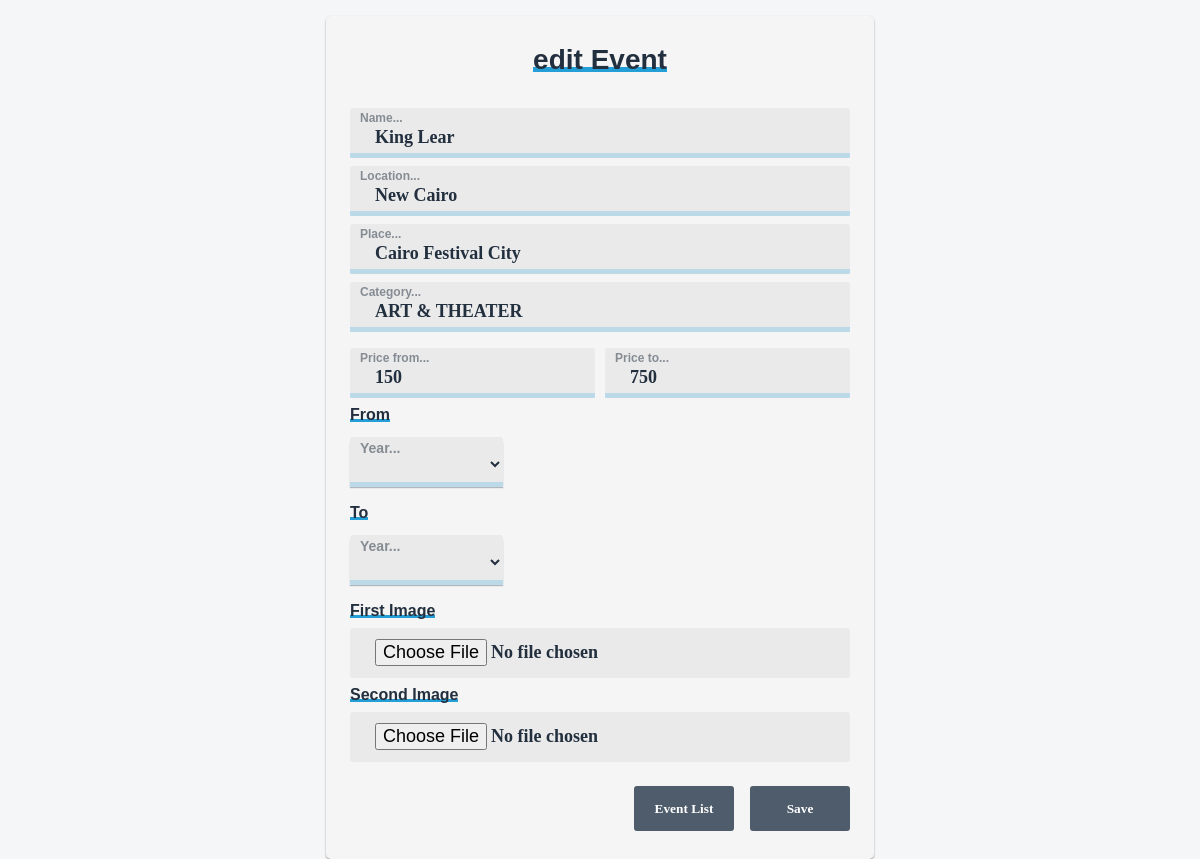
/backend/edit-event.php?id=4 (signed in), run on the app's committed database.
### tables this page shows
CREATE TABLE `events` (
  `id` int(50) NOT NULL,
  `ename` varchar(100) NOT NULL,
  `elocation` varchar(50) NOT NULL,
  `eplace` varchar(50) NOT NULL,
  `ecategory` varchar(20) NOT NULL,
  `pfrom` smallint(6) NOT NULL,
  `pto` smallint(6) NOT NULL,
  `dfrom` varchar(50) NOT NULL,
  `dto` varchar(50) NOT NULL,
  `img` varchar(100) NOT NULL,
  `imgs` varchar(100) NOT NULL
);

### backend/function/events.php (called while the page is built, shortened)
<?php
function get_event_by_id($id){
    GLOBAL $conn;
    $q = "SELECT * FROM events WHERE id = '$id'";
    $query = mysqli_query($conn, $q);
    $result = mysqli_fetch_assoc($query);
    return $result;
}
?>

### backend/edit-event.php (the view, shortened to what this page needs)
<?php
if(!isset($_GET['id'])){
    header("Location: index.php");
} elseif(isset($_GET['id'])){
    $events = get_event_by_id($_GET['id']);
}
?>
<!doctype html>
<html lang="en">
<head>
    <link rel="stylesheet" href="css/style.css">
</head>
<body>
    <form class="edit-form" action="edit-event.php" method="POST" enctype="multipart/form-data">
        <h2>edit Event</h2>
        <div class="input-field">
            <input type="text" name="name" required autocomplete="off" value="<?php echo $events['ename'] ?>">
            <label for="name">Name...</label>
            <span></span>
        </div>
        <div class="input-field">
            <input type="text" name="location" required autocomplete="off" value="<?php echo $events['elocation'] ?>">
            <label for="location">Location...</label>
            <span></span>
        </div>
        <div class="input-field">
            <input type="text" name="place" required autocomplete="off" value="<?php echo $events['eplace'] ?>">
            <label for="place">Place...</label>
            <span></span>
        </div>
        <div class="input-field">
            <input type="text" name="category" required autocomplete="off" value="<?php echo $events['ecategory'] ?>">
            <label for="category">Category...</label>
            <span></span>
        </div>
        <div class="input-field price-field">
            <input type="text" name="fprice" required autocomplete="off" value="<?php echo $events['pfrom'] ?>">
            <label for="fprice">Price from...</label>
            <span></span>
        </div>
        <div class="input-field price-field">
            <input type="text" name="tprice" required autocomplete="off" value="<?php echo $events['pto'] ?>">
            <label for="tprice">Price to...</label>
            <span></span>
        </div>
        <div class="fselect">
            <h4>From </h4>
            <div class="input-field select">
                <select name="fyear" id="fyear" class="date" onchange="showHideMonthF()">
                    <option value="0"></option>
                </select>
                <label>Year...</label>
                <span></span>
            </div>
        </div>
        <div class="sselect">
            <h4>To</h4>
            <div class="input-field select">
                <select name="tyear" id="tyear" class="date" onchange="showHideMonthT()">
                    <option value="0"></option>
                </select>
                <label>Year...</label>
                <span></span>
            </div>
        </div>
        <h4>First Image</h4>
        <div class="input-field upload">
            <input type="file" name="image" class="image">
        </div>
        <h4>Second Image</h4>
        <div class="input-field upload">
            <input type="file" name="images" class="image">
        </div>
        <button type="submit" name="add">Save</button>
        <a href="index.php"><button type="button" name="button">Event List</button></a>
    </form>
</body>
</html>

### backend/css/style.css (style rules this page uses)
body { margin: 0; padding: 0; background: #f4f6f7; }
form { width: 500px; margin: 1rem auto; background-color: #f5f5f5; padding: 1% 2%; box-shadow: 0 1px 2px rgb(153, 153, 153); border-radius: 5px; }
h2 { margin: 1rem auto 2rem; width: fit-content; font-family: helvetica; position: relative; z-index: 1; color: #222f3e; font-size: 28px; }
h2::before { content: ''; background: #1e9cd6f8; position: absolute; bottom: 4px; width: 100%; height: 5px; transform: scaley(1); z-index: -1; }
.input-field { width: 100%; background: #eaeaea; margin: 0.5rem 0; border-radius: 3px; height: 50px; position: relative; }
.input-field input { width: 100%; box-sizing: border-box; border: none; height: 90%; position: absolute; bottom: 0; padding: 6px 25px 2px; font-size: 18px; font-weight: bold; font-family: consolas; background: none; z-index: 2; color: #222f3e; }
.input-field label { position: absolute; top: 18px; left: 25px; z-index: 1; transition: 0.3s ease; font-family: Arial, Helvetica, sans-serif; font-size: 16px; display: block; font-weight: bold; opacity: 0.5; color: #222f3e; top: 3px; left: 10px; font-size: 12px; }
.input-field span { background: #22a0da3a; position: absolute; bottom: 0; height: 5px; width: 100%; transition: 0.3s ease; }
.input-field input:valid + label { top: 3px; left: 10px; font-size: 12px; }
.price-field { width: 245px; float: left; }
form .input-field:nth-child(6) { margin-right: 10px; }
form.edit-form .input-field:nth-child(7) { margin-right: 10px; }
.select { width: 153px; display: inline-block; margin-right: 10px; }
.select select { width: 100%; height: 90%; position: absolute; background: none; border: none; bottom: 0; padding: 7px 25px 2px; transition: 0.3s ease; font-size: 16px; display: block; z-index: 3; font-size: 18px; font-weight: bold; font-family: consolas; color: #222f3e; box-shadow: 0px 1px 1px #4e5c6b69; }
.select select option { font-weight: bold; font-size: 18px; }
.select select:valid + label { top: 3px; left: 10px; font-size: 14px; opacity: 0.5; }
button { background: #4e5c6b; border: none; color: white; width: 100px; border-radius: 3px; height: 45px; display: block; margin: 1rem 0rem 1rem 1rem; float: right; cursor: pointer; transition: 0.3s; font-family: cursive; font-weight: bold; }
h4 { margin: 5px 0; width: fit-content; font-family: helvetica; position: relative; z-index: 1; color: #222f3e; }
h4::before { content: ''; background: #1e9cd6f8; position: absolute; bottom: 2px; left: 0; width: 100%; height: 3px; transform: scaley(1); z-index: -1; }
option { font-size: 14px; }

### data on the page
events: name "King Lear", location "New Cairo", place "Cairo Festival City", category "ART & THEATER", fprice "150", tprice "750"
